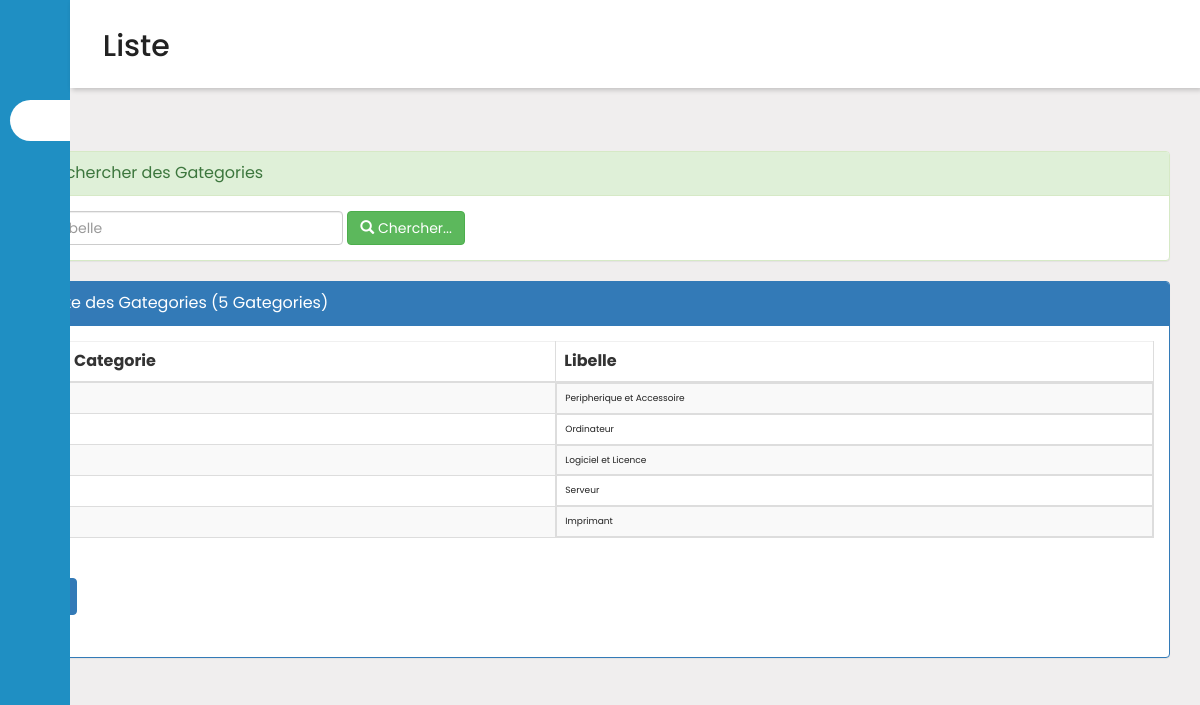
The page /pages/categories.php (signed in) on the database its author committed.
### tables this page shows
create table categories(
    idCat int(4) auto_increment primary key,
    libelleCat varchar(50)
    
);

### pages/categories.php (the view, shortened to what this page needs)
<?php
    require_once("connexiondb.php");
    $idCat=isset($_GET['idCat'])?$_GET['idCat']:"";
    $libel=isset($_GET['libelleCat'])?$_GET['libelleCat']:"";
    $size=isset($_GET['size'])?$_GET['size']:6;
    $page=isset($_GET['page'])?$_GET['page']:1;
    $offset=($page-1)*$size;
         $requete="select * from categories
                where libelleCat like '%$libel%'
                limit $size
                offset $offset";
        $requeteCount="select count(*) countF from categories
                where libelleCat like '%$libel%'";
    $resultatF=$pdo->query($requete);
    $resultatCount=$pdo->query($requeteCount);
    $tabCount=$resultatCount->fetch();
    $nbrCat=$tabCount['countF'];
    $reste=$nbrCat % $size;
    if($reste===0)
        $nbrPage=$nbrCat/$size;
    else
        $nbrPage=floor($nbrCat/$size)+1;
?>
<!DOCTYPE HTML>
<HTML>
    <head>
        <link rel="stylesheet" type="text/css" href="../css/bootstrap.css">
        <link rel="stylesheet" type="text/css" href="../css/font-awesome.min.css">
        <link rel="stylesheet" type="text/css" href="../css/monstyle.css">
    </head>
    <body>
        <?php include("menu.php"); ?>
        <br> <br> <br> <br>
        <div class="container">
        <div class="panel panel-success margetop60">
				<div class="panel-heading">Rechercher des Gategories</div>
				<div class="panel-body">
					<form method="get" action="categories.php" class="form-inline">
						<div class="form-group">
                            <input type="text" name="libelleCat"
                                   placeholder="Libelle"
                                   class="form-control"
                                   value="<?php echo $libel ?>"/>
                        </div>
				        <button type="submit" class="btn btn-success">
                            <span class="glyphicon glyphicon-search"></span>
                            Chercher...
                        </button>
					</form>
				</div>
			</div>
            <div class="panel panel-primary">
                <div class="panel-heading">Liste des Gategories (<?php echo $nbrCat ?> Gategories)</div>
                <div class="panel-body">
                    <table class="table table-striped table-bordered">
                        <thead>
                            <tr>
                                <th>Id Categorie</th><th>Libelle </th>
                            </tr>
                        </thead>
                        <tbody>
                            <?php while($cat=$resultatF->fetch()){ ?>
                                <tr>
                                    <td><?php echo $cat['idCat'] ?> </td>
                                    <td><?php echo $cat['libelleCat'] ?> </td>
                                </tr>
                            <?PHP } ?>
                       </tbody>
                    </table>
                <div>
                    <ul class="pagination">
                        <?php for($i=1;$i<=$nbrPage;$i++){ ?>
                            <li class="<?php if($i==$page) echo 'active' ?>">
            <a href="categories.php?page=<?php echo $i;?>&idCat=<?php echo $idCat ?>&libel=<?php echo $libel ?>">
                                </a>
                             </li>
                        <?php } ?>
                    </ul>
                </div>
                </div>
            </div>
        </div>
    </body>
</HTML>

### css/monstyle.css (style rules this page uses)
.margetop60 { margin-top: 60px; }
body { background-color: rgb(240, 238, 238); font-size: 16px; }

### pages/style.css (style rules this page uses)
:root { --main-color: #1f8fc3; --color-dark: #1D2231; --text-grey: #8390A2; }
* { padding: 0; margin: 0; box-sizing: border-box; list-style-type: none; text-decoration: none; font-family: 'Poppins', sans-serif; }
table { border-collapse: collapse; }
thead tr { border-top: 1px solid #f0f0f0; border-bottom: 2px solid #f0f0f0; }
td { padding: .5rem 1rem; font-size: .9rem; color: #222; }
tr td:last-child { display: flex; align-items: center; }

### rows shown on the page
categories: libelleCat "Peripherique et Accessoire"
categories: libelleCat "Ordinateur"
categories: libelleCat "Logiciel et Licence"
categories: libelleCat "Serveur"
categories: libelleCat "Imprimant"

### other values the page prints
$nbrCat "5"
